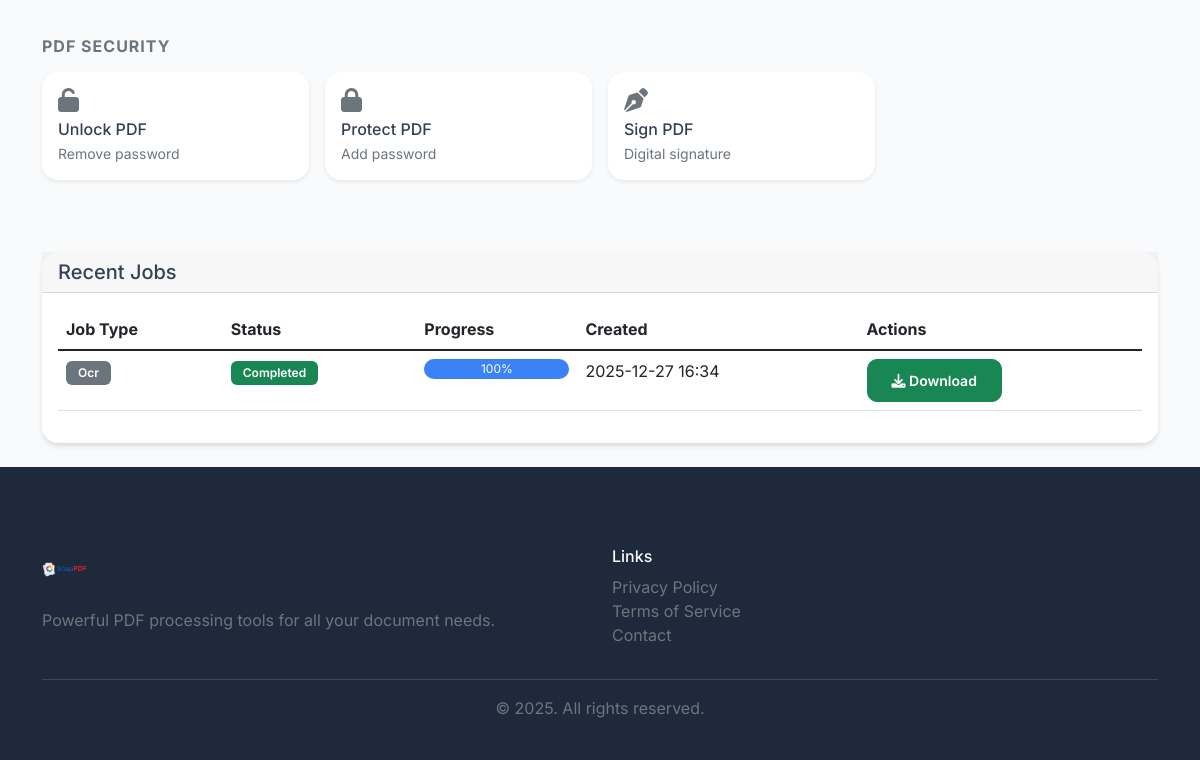
The page /tools (signed in, lower part) on the database as committed earlier.
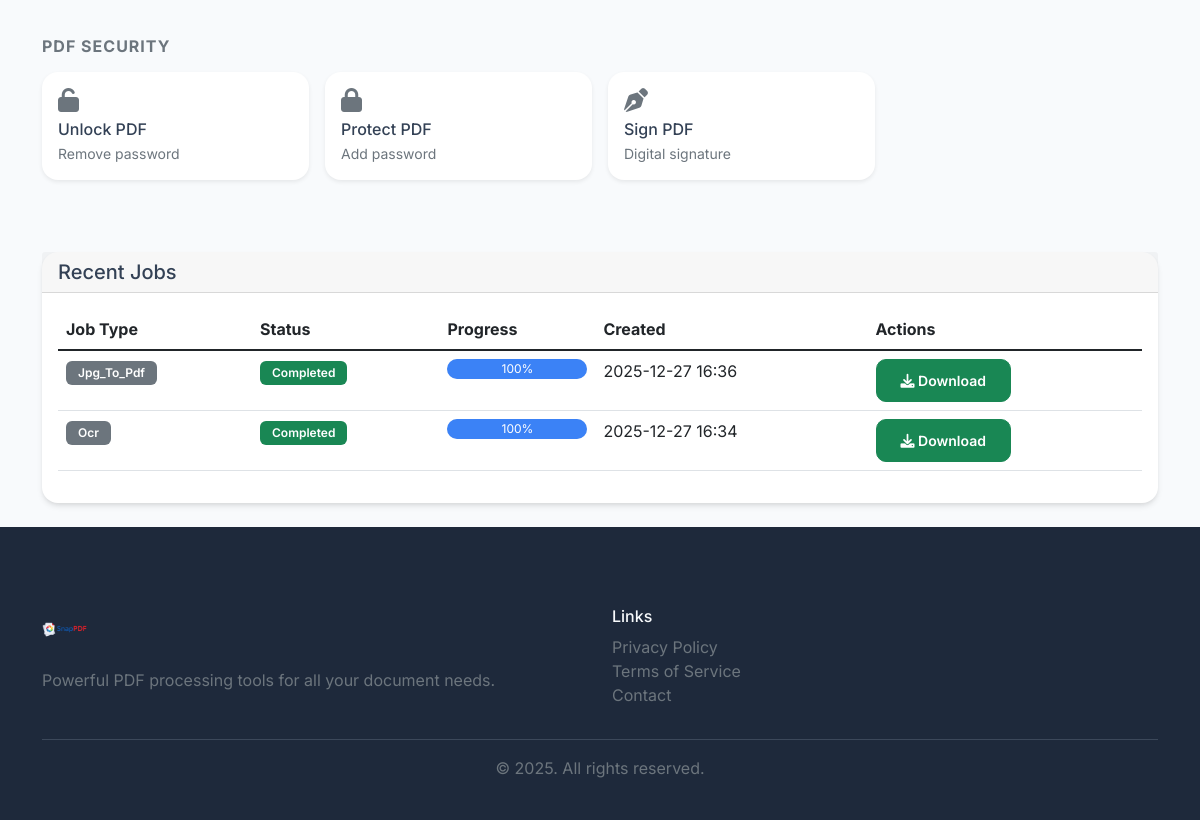
The same page on the database as committed later.
### models.py (models this page shows)
class ProcessingJob(db.Model):
    __tablename__ = 'processing_jobs'
    id = db.Column(db.String, primary_key=True)
    user_id = db.Column(db.String, db.ForeignKey('users.id'), nullable=False)
    job_type = db.Column(db.Enum(JobType), nullable=False)
    status = db.Column(db.Enum(JobStatus), default=JobStatus.PENDING)
    input_files = db.Column(Text)  # JSON string of input file paths
    output_files = db.Column(Text)  # JSON string of output file paths
    progress = db.Column(db.Integer, default=0)  # 0-100
    total_files = db.Column(db.Integer, default=0)
    processed_files = db.Column(db.Integer, default=0)
    error_message = db.Column(Text)
    created_at = db.Column(db.DateTime, default=datetime.now)
    started_at = db.Column(db.DateTime)
    completed_at = db.Column(db.DateTime)
    settings = db.Column(Text)  # JSON string for job-specific settings

### routes.py (the view)
@app.route('/tools')
@login_required
def tools():
    user_jobs = ProcessingJob.query.filter_by(user_id=current_user.id).order_by(ProcessingJob.created_at.desc()).limit(10).all()
    return render_template('tools.html', user=current_user, recent_jobs=user_jobs)

### models.py (called while the page is built)
    def has_active_subscription(self):
        if self.is_premium:
            return True
        subs = db.session.query(Subscription).filter_by(user_id=self.id).all()
        for subscription in subs:
            if subscription.is_active():
                return True
        return False

### routes.py (called while the page is built)
@login_manager.user_loader
def load_user(user_id):
    return User.query.get(str(user_id))

@app.before_request
def make_session_permanent():
    session.permanent = True

### templates/tools.html (shortened to what this page needs)
{% extends "base.html" %}
{% block content %}
<div class="container py-4">
    <div class="row mb-4">
        <div class="col-12">
            <div class="mb-5">
                <h6 class="text-uppercase text-muted fw-bold mb-3" style="letter-spacing: 1px;">PDF Security</h6>
                <div class="row g-3">
                    <div class="col-6 col-md-4 col-lg-3">
                        <div class="card tool-card h-100 border-0 shadow-sm" onclick="showUnlockDialog()">
                            <div class="card-body p-3">
                                <i class="fas fa-unlock text-secondary mb-2 fs-4"></i>
                                <h6 class="mb-1">Unlock PDF</h6>
                                <p class="text-muted small mb-0">Remove password</p>
                            </div>
                        </div>
                    </div>
                    <div class="col-6 col-md-4 col-lg-3">
                        <div class="card tool-card h-100 border-0 shadow-sm" onclick="showProtectDialog()">
                            <div class="card-body p-3">
                                <i class="fas fa-lock text-secondary mb-2 fs-4"></i>
                                <h6 class="mb-1">Protect PDF</h6>
                                <p class="text-muted small mb-0">Add password</p>
                            </div>
                        </div>
                    </div>
                    <div class="col-6 col-md-4 col-lg-3">
                        <div class="card tool-card h-100 border-0 shadow-sm" onclick="selectTool('sign')">
                            <div class="card-body p-3">
                                <i class="fas fa-pen-nib text-secondary mb-2 fs-4"></i>
                                <h6 class="mb-1">Sign PDF</h6>
                                <p class="text-muted small mb-0">Digital signature</p>
                            </div>
                        </div>
                    </div>
                </div>
            </div>
        </div>
    </div>
    <div class="row">
        <div class="col-12">
            <div class="card">
                <div class="card-header">
                    <h5 class="card-title mb-0">Recent Jobs</h5>
                </div>
                <div class="card-body">
                    {% if recent_jobs %}
                        <div class="table-responsive">
                            <table class="table table-hover">
                                <thead>
                                    <tr>
                                        <th>Job Type</th>
                                        <th>Status</th>
                                        <th>Progress</th>
                                        <th>Created</th>
                                        <th>Actions</th>
                                    </tr>
                                </thead>
                                <tbody>
                                    {% for job in recent_jobs %}
                                    <tr>
                                        <td>
                                            <span class="badge bg-secondary">{{ job.job_type.value.title() }}</span>
                                        </td>
                                        <td>
                                            {% if job.status.value == 'completed' %}
                                                <span class="badge bg-success">{{ job.status.value.title() }}</span>
                                            {% elif job.status.value == 'failed' %}
                                                <span class="badge bg-danger">{{ job.status.value.title() }}</span>
                                            {% elif job.status.value == 'processing' %}
                                                <span class="badge bg-info">{{ job.status.value.title() }}</span>
                                            {% else %}
                                                <span class="badge bg-warning">{{ job.status.value.title() }}</span>
                                            {% endif %}
                                        </td>
                                        <td>
                                            <div class="progress" style="height: 20px;">
                                                <div class="progress-bar" role="progressbar" style="width: {{ job.progress }}%">
                                                    {{ job.progress }}%
                                                </div>
                                            </div>
                                        </td>
                                        <td>{{ job.created_at.strftime('%Y-%m-%d %H:%M') }}</td>
                                        <td>
                                            {% if job.status.value == 'completed' %}
                                                <a href="{{ url_for('download_job_results', job_id=job.id) }}" class="btn btn-sm btn-success">
                                                    <i class="fas fa-download"></i> Download
                                                </a>
                                            {% elif job.status.value in ['pending', 'processing'] %}
                                                <button class="btn btn-sm btn-warning" onclick="cancelJob('{{ job.id }}')">
                                                    <i class="fas fa-times"></i> Cancel
                                                </button>
                                            {% endif %}
                                        </td>
                                    </tr>
                                    {% endfor %}
                                </tbody>
                            </table>
                        </div>
                    {% else %}
                        <div class="text-center py-4">
                            <i class="fas fa-history text-muted mb-3" style="font-size: 3rem;"></i>
                            <h5>No recent jobs</h5>
                            <p class="text-muted">Upload files and process them to see your job history</p>
                        </div>
                    {% endif %}
                </div>
            </div>
        </div>
    </div>
</div>
{% endblock %}

### templates/base.html (shortened to what this page needs)
<!DOCTYPE html>
<html lang="en">
<head>
    <link href="https://cdn.jsdelivr.net/npm/bootstrap@5.1.3/dist/css/bootstrap.min.css" rel="stylesheet">
    <link href="https://cdnjs.cloudflare.com/ajax/libs/font-awesome/6.0.0/css/all.min.css" rel="stylesheet">
    <link rel="stylesheet" href="{{ url_for('static', filename='style.css') }}">
</head>
<body>
    <main>
        {% block content %}{% endblock %}
    </main>
    <footer class="footer">
        <div class="container">
            <div class="row">
                <div class="col-md-6">
                    <img src="{{ url_for('static', filename='logo.png') }}" alt="SnapPDF" height="45" class="mb-3">
                    <p class="text-muted">Powerful PDF processing tools for all your document needs.</p>
                </div>
                <div class="col-md-6">
                    <h6>Links</h6>
                    <ul class="list-unstyled">
                        <li><a href="{{ url_for('privacy') }}" class="text-muted">Privacy Policy</a></li>
                        <li><a href="{{ url_for('terms') }}" class="text-muted">Terms of Service</a></li>
                        <li><a href="{{ url_for('contact') }}" class="text-muted">Contact</a></li>
                    </ul>
                </div>
            </div>
            <hr>
            <div class="text-center">
                <p class="text-muted mb-0">&copy; 2025. All rights reserved.</p>
            </div>
        </div>
    </footer>
</body>
</html>

### static/style.css (style rules this page uses)
:root { --pdf-red: #e74c3c; --pdf-dark: #2c3e50; --premium-gold: #f1c40f; --gradient-primary: linear-gradient(135deg, #667eea 0%, #764ba2 100%); }
body { font-family: 'Inter', -apple-system, BlinkMacSystemFont, "Segoe UI", Roboto, Helvetica, Arial, sans-serif; background-color: #f8fafc; color: #334155; }
.card { border: none; border-radius: 16px; box-shadow: 0 4px 6px -1px rgba(0, 0, 0, 0.1), 0 2px 4px -1px rgba(0, 0, 0, 0.06); transition: all 0.3s cubic-bezier(0.4, 0, 0.2, 1); }
.tool-card { overflow: hidden; }
.tool-card .card-body { padding: 2rem; }
.tool-card i { transition: transform 0.3s ease; }
.btn { border-radius: 10px; padding: 10px 24px; font-weight: 600; transition: all 0.2s ease; }
.badge { padding: 0.5em 1em; border-radius: 6px; font-weight: 600; }
.progress { border-radius: 10px; background-color: #e2e8f0; }
.progress-bar { background-color: #3b82f6; }
.footer { background-color: #1e293b; color: #94a3b8; padding: 80px 0 40px; }
.footer h5, .footer h6 { color: #f8fafc; }
.footer a { color: #94a3b8; text-decoration: none; transition: color 0.2s ease; }

Rows that differ between the two databases and show on the page:
added ProcessingJob: job_type.value "Jpg_To_Pdf", status.value "Completed", progress "100", created_at "2025-12-27 16:36"
